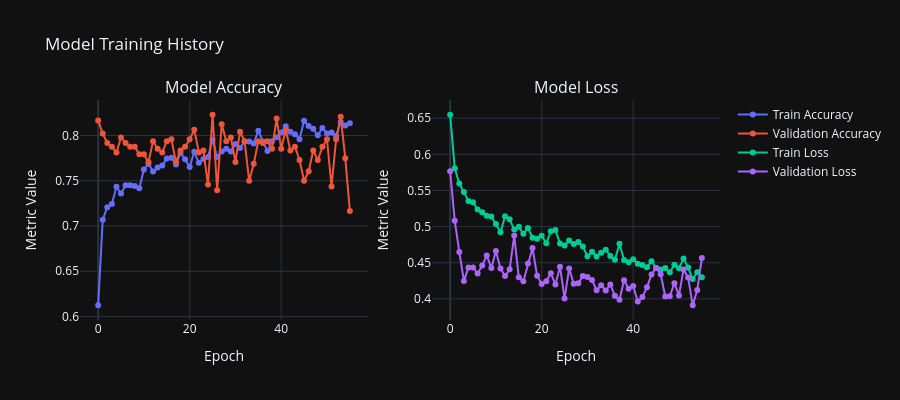
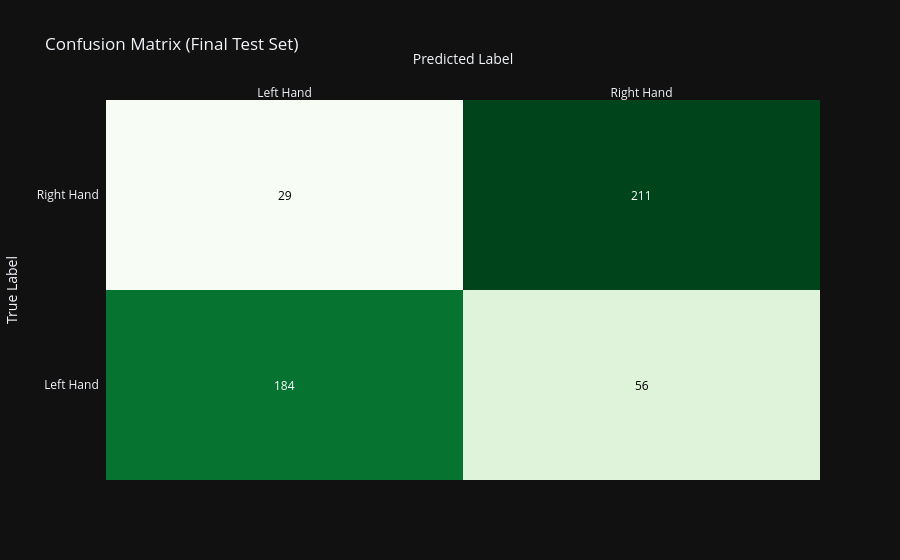

Notebook source saved alongside these figures, in order:
### Code cell
# --- Plot Training History ---
def plot_training_history(history):
    fig = make_subplots(rows=1, cols=2, subplot_titles=("Model Accuracy", "Model Loss"))

    # Accuracy Plot
    fig.add_trace(go.Scatter(y=history.history['accuracy'], name='Train Accuracy', mode='lines+markers'), row=1, col=1)
    fig.add_trace(go.Scatter(y=history.history['val_accuracy'], name='Validation Accuracy', mode='lines+markers'), row=1, col=1)

    # Loss Plot
    fig.add_trace(go.Scatter(y=history.history['loss'], name='Train Loss', mode='lines+markers'), row=1, col=2)
    fig.add_trace(go.Scatter(y=history.history['val_loss'], name='Validation Loss', mode='lines+markers'), row=1, col=2)

    fig.update_layout(title_text="Model Training History", template=config.PLOTLY_TEMPLATE, height=400)
    fig.update_xaxes(title_text="Epoch")
    fig.update_yaxes(title_text="Metric Value")
    fig.show()

print("\n--- Training History ---")
plot_training_history(history)

# --- Validation Set Evaluation ---
print("\n--- Evaluating Performance on Val Set ---")
best_model = models.load_model('best_eegnet_model.keras')
y_pred_val = best_model.predict(X_val_fin, batch_size=config.BATCH_SIZE)
y_pred_classes = np.argmax(y_pred_val, axis=1)
y_true_classes = np.argmax(y_val_fin, axis=1)

# Classification Report
print("\nClassification Report (Val Set):")
class_report = classification_report(y_true_classes, y_pred_classes, target_names=['Left Hand', 'Right Hand'])
print(class_report)

print("\n--- Confusion Matrix ---")
plot_confusion_matrix(y_true_classes, y_pred_classes)

### Figure 1 — Plotly figure (JSON) as saved in the notebook; plotly's stock layout.template omitted (floating-point values rounded to 4 significant figures)
{"data": [{"mode": "lines+markers", "name": "Train Accuracy", "y": [0.6125, 0.707, 0.7208, 0.7243, 0.7434, 0.736, 0.7451, 0.7451, 0.7443, 0.7417, 0.7625, 0.7685, 0.7603, 0.7646, 0.7668, 0.7746, 0.7755, 0.7681, 0.7807, 0.7737, 0.7651, 0.782, 0.7698, 0.7742, 0.7763, 0.7954, 0.7763, 0.7824, 0.7854, 0.7824, 0.7906, 0.7863, 0.7932, 0.7932, 0.7911, 0.8054, 0.7932, 0.7828, 0.7937, 0.798, 0.8032, 0.8101, 0.8041, 0.8015, 0.7958, 0.8162, 0.8106, 0.8075, 0.8002, 0.8084, 0.8023, 0.8032, 0.7993, 0.8149, 0.811, 0.8136], "type": "scatter", "xaxis": "x", "yaxis": "y"}, {"mode": "lines+markers", "name": "Validation Accuracy", "y": [0.8167, 0.8021, 0.7917, 0.7875, 0.7812, 0.7979, 0.7917, 0.7875, 0.7875, 0.7792, 0.7792, 0.7708, 0.7937, 0.7854, 0.7812, 0.7937, 0.7958, 0.7708, 0.7833, 0.7875, 0.7958, 0.8062, 0.7812, 0.7833, 0.7458, 0.8229, 0.7396, 0.8125, 0.7937, 0.7979, 0.7708, 0.8042, 0.7937, 0.75, 0.7688, 0.7937, 0.7917, 0.7937, 0.7854, 0.8188, 0.7854, 0.8062, 0.7833, 0.7875, 0.7729, 0.75, 0.7604, 0.7833, 0.7729, 0.7875, 0.7958, 0.7437, 0.7958, 0.8208, 0.775, 0.7167], "type": "scatter", "xaxis": "x", "yaxis": "y"}, {"mode": "lines+markers", "name": "Train Loss", "y": [0.6548, 0.5808, 0.5596, 0.5479, 0.5354, 0.5338, 0.5236, 0.5199, 0.5149, 0.514, 0.5035, 0.492, 0.5144, 0.5101, 0.4959, 0.4999, 0.49, 0.4981, 0.4846, 0.4832, 0.4873, 0.4769, 0.4936, 0.4954, 0.4767, 0.4738, 0.4806, 0.4758, 0.4788, 0.4724, 0.459, 0.465, 0.4586, 0.4639, 0.4679, 0.4594, 0.4541, 0.4762, 0.4538, 0.4506, 0.4549, 0.4486, 0.4468, 0.4437, 0.4519, 0.4428, 0.4405, 0.4426, 0.4368, 0.4471, 0.4422, 0.4557, 0.4434, 0.4274, 0.4369, 0.4297], "type": "scatter", "xaxis": "x2", "yaxis": "y2"}, {"mode": "lines+markers", "name": "Validation Loss", "y": [0.5766, 0.5082, 0.4649, 0.4248, 0.4433, 0.4435, 0.4351, 0.4461, 0.4599, 0.4427, 0.4663, 0.4419, 0.4316, 0.4408, 0.4876, 0.4297, 0.4244, 0.449, 0.4703, 0.4319, 0.4207, 0.4243, 0.4354, 0.4197, 0.4446, 0.4006, 0.4419, 0.421, 0.4215, 0.4317, 0.4301, 0.4261, 0.412, 0.4188, 0.4115, 0.4199, 0.4044, 0.3986, 0.4257, 0.4141, 0.4179, 0.3962, 0.4026, 0.4159, 0.4336, 0.4427, 0.4341, 0.4033, 0.4034, 0.4216, 0.4048, 0.4404, 0.4296, 0.3911, 0.4121, 0.4565], "type": "scatter", "xaxis": "x2", "yaxis": "y2"}], "layout": {"xaxis": {"anchor": "y", "domain": [0.0, 0.45], "title": {"text": "Epoch"}}, "yaxis": {"anchor": "x", "domain": [0.0, 1.0], "title": {"text": "Metric Value"}}, "xaxis2": {"anchor": "y2", "domain": [0.55, 1.0], "title": {"text": "Epoch"}}, "yaxis2": {"anchor": "x2", "domain": [0.0, 1.0], "title": {"text": "Metric Value"}}, "annotations": [{"font": {"size": 16}, "showarrow": false, "text": "Model Accuracy", "x": 0.225, "xanchor": "center", "xref": "paper", "y": 1.0, "yanchor": "bottom", "yref": "paper"}, {"font": {"size": 16}, "showarrow": false, "text": "Model Loss", "x": 0.775, "xanchor": "center", "xref": "paper", "y": 1.0, "yanchor": "bottom", "yref": "paper"}], "title": {"text": "Model Training History"}, "height": 400}}

### Figure 2 — Plotly figure (JSON) as saved in the notebook; plotly's stock layout.template omitted (floating-point values rounded to 4 significant figures)
{"data": [{"colorscale": [[0.0, "rgb(247,252,245)"], [0.125, "rgb(229,245,224)"], [0.25, "rgb(199,233,192)"], [0.375, "rgb(161,217,155)"], [0.5, "rgb(116,196,118)"], [0.625, "rgb(65,171,93)"], [0.75, "rgb(35,139,69)"], [0.875, "rgb(0,109,44)"], [1.0, "rgb(0,68,27)"]], "reversescale": false, "showscale": false, "x": ["Left Hand", "Right Hand"], "y": ["Left Hand", "Right Hand"], "z": [[184, 56], [29, 211]], "type": "heatmap"}], "layout": {"annotations": [{"font": {"color": "#FFFFFF"}, "showarrow": false, "text": "184", "x": "Left Hand", "xref": "x", "y": "Left Hand", "yref": "y"}, {"font": {"color": "#000000"}, "showarrow": false, "text": "56", "x": "Right Hand", "xref": "x", "y": "Left Hand", "yref": "y"}, {"font": {"color": "#000000"}, "showarrow": false, "text": "29", "x": "Left Hand", "xref": "x", "y": "Right Hand", "yref": "y"}, {"font": {"color": "#FFFFFF"}, "showarrow": false, "text": "211", "x": "Right Hand", "xref": "x", "y": "Right Hand", "yref": "y"}], "xaxis": {"dtick": 1, "gridcolor": "rgb(0, 0, 0)", "side": "top", "ticks": "", "title": {"text": "Predicted Label"}}, "yaxis": {"dtick": 1, "ticks": "", "ticksuffix": "  ", "title": {"text": "True Label"}}, "title": {"text": "Confusion Matrix (Final Test Set)"}}}
